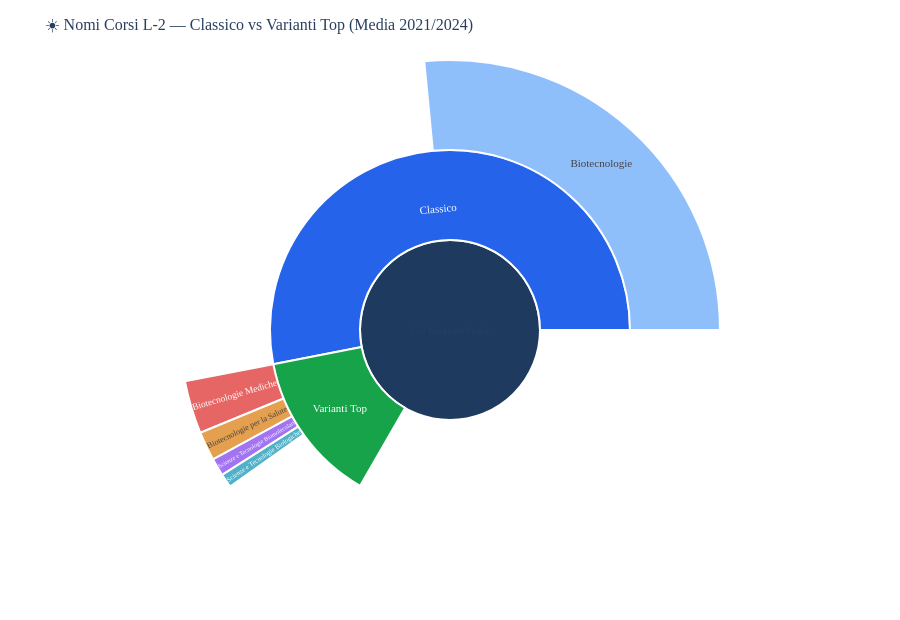

Source (notebook cell):
### Code cell
df_classico = df_torta_agg[df_torta_agg["tipo"] == "Classico"].copy()
df_classico = df_classico.merge(
    df_nomi_media[["CorsoNOME", "n_atenei"]],
    left_on="nome_plot",
    right_on="CorsoNOME",
    how="left"
).drop(columns=["CorsoNOME"])

# Costruisci sunburst
labels  = ["L-2 Biotecnologie", "Classico", "Varianti Top"] + \
          df_classico["nome_plot"].tolist() + \
          df_variante_top["nome_plot"].tolist()

parents = ["", "L-2 Biotecnologie", "L-2 Biotecnologie"] + \
          ["Classico"] * len(df_classico) + \
          ["Varianti Top"] * len(df_variante_top)

values  = [
    df_classico["media_iscritti"].sum() + df_variante_top["media_iscritti"].sum(),
    df_classico["media_iscritti"].sum(),
    df_variante_top["media_iscritti"].sum(),
] + df_classico["media_iscritti"].tolist() + df_variante_top["media_iscritti"].tolist()

# Hover con n_atenei
customdata = [
    ["", ""],
    ["", ""],
    ["", ""],
] + [[row["n_atenei"], row["media_iscritti"]] for _, row in df_classico.iterrows()] + \
    [[row["n_atenei"], row["media_iscritti"]] for _, row in df_variante_top.iterrows()]

colori = [
    "#1E3A5F",  # centro
    "#2563EB",  # Classico
    "#16A34A",  # Varianti Top
    "#60A5FA",  # Biotecnologie
    "#DC2626",  # Biotecnologie Mediche
    "#D97706",  # Biotecnologie per la Salute
    "#7C3AED",  # Scienze e Tecnologie Biomolecolari
    "#0891B2",  # Scienze e Tecnologie Biologiche
]

fig = go.Figure(go.Sunburst(
    labels=labels,
    parents=parents,
    values=values,
    marker=dict(
        colors=colori,
        line=dict(color="white", width=2),
    ),
    customdata=customdata,
    textfont=dict(size=11, family="Georgia"),
    hovertemplate=(
        "<b>%{label}</b><br>"
        "Media iscritti: %{value:.0f}<br>"
        "N. atenei: %{customdata[0]}<br>"
        "<extra></extra>"
    ),
    branchvalues="remainder",
))

fig.update_layout(
    title="☀️ Nomi Corsi L-2 — Classico vs Varianti Top (Media 2021/2024)",
    height=620,
    font_family="Georgia",
    title_font_size=16,
    margin=dict(l=20, r=20, t=60, b=20),
)

fig.show()

### Figure 1 — Plotly figure (JSON) as saved in the notebook; plotly's stock layout.template omitted (floating-point values rounded to 4 significant figures)
{"data": [{"branchvalues": "remainder", "customdata": [["", ""], ["", ""], ["", ""], [36, 13058], [2, 1564], [1, 859], [2, 518], [2, 414]], "hovertemplate": "<b>%{label}</b><br>Media iscritti: %{value:.0f}<br>N. atenei: %{customdata[0]}<br><extra></extra>", "labels": ["L-2 Biotecnologie", "Classico", "Varianti Top", "Biotecnologie", "Biotecnologie Mediche", "Biotecnologie per la Salute", "Scienze e Tecnologie Biomolecolari", "Scienze e Tecnologie Biologiche"], "marker": {"colors": ["#1E3A5F", "#2563EB", "#16A34A", "#60A5FA", "#DC2626", "#D97706", "#7C3AED", "#0891B2"], "line": {"color": "white", "width": 2}}, "parents": ["", "L-2 Biotecnologie", "L-2 Biotecnologie", "Classico", "Varianti Top", "Varianti Top", "Varianti Top", "Varianti Top"], "textfont": {"family": "Georgia", "size": 11}, "type": "sunburst", "values": [16413, 13058, 3355, 13058, 1564, 859, 518, 414]}], "layout": {"font": {"family": "Georgia"}, "height": 620, "margin": {"b": 20, "l": 20, "r": 20, "t": 60}, "title": {"font": {"size": 16}, "text": "☀️ Nomi Corsi L-2 — Classico vs Varianti Top (Media 2021/2024)"}}}
